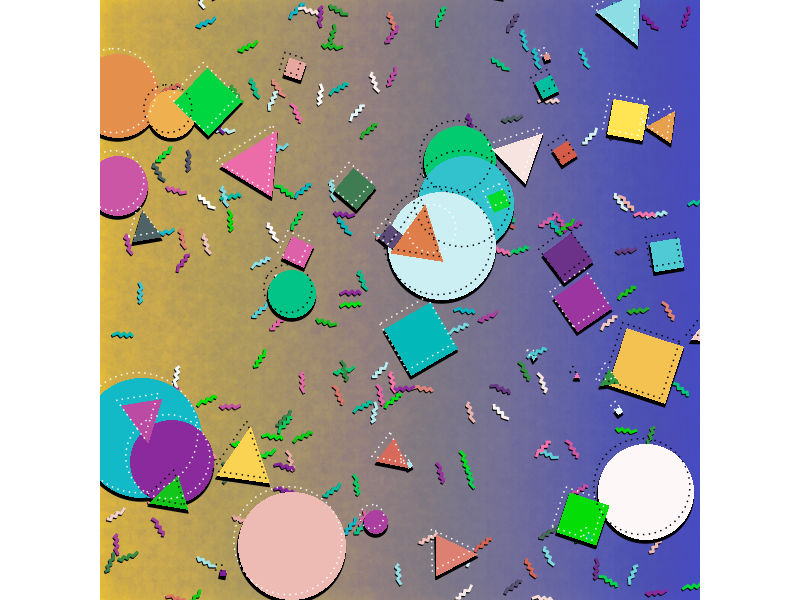

Recreate this plot in R.
#Genuary 22 2023 - Shadows

#=============================================================================#
#Library Load-in---------------------------------------------------------------
#=============================================================================#
library(dplyr)
library(purrr)
library(ggplot2)

#=============================================================================#
#Data Set-up-------------------------------------------------------------------
#=============================================================================#

#Number of zig zags#
n = 200

#Page Limits#
xmin = 0
xmax = 100
ymin = 0
ymax = 100

#Zig Zag data#
zig_zag <- tibble(x = c(0,1,1.5,2,2.5,3,3.5),
                  y = c(0,.5,0,.5,0,.5,0),
                  group = "zigzag")

#Zig Zag rotatations
rotates <- sample(0:360, n, replace = TRUE)

#Scale transformations
xtrans <- sample(xmin:xmax, n, replace = TRUE)
ytrans <- sample(ymin:ymax, n, replace = TRUE)

#Shape rotating fx#
shape_rotator <- function(df, angle = 5){
  
  mp = list("x" = (min(df$x)+max(df$x))/2,
            "y" = (min(df$y)+max(df$y))/2)
  
  rotated_shape <- df %>%
    mutate(x2 = (x - mp$x)*cos(angle) - (y - mp$y)*sin(angle) + mp$x, 
           y2 = (x - mp$x)*sin(angle) + (y - mp$y)*cos(angle) + mp$y,
           x = x2,
           y = y2) %>%
    select(-c(x2,y2))
  
  rotated_shape
  
}

#Zig zag color choices#
zig_colors <- colorRampPalette(c("#FD77AD", "#791E9A", "#00E700", 
                                 "#03B5C4", "#ffffff", "#D45A49"))(n)

#Zig zag options#
zig_opts <- list(xtrans,
                 ytrans,
                 rotates,
                 1:n,
                 zig_colors)

#Zig zag data compilation#
zigs <- pmap_df(zig_opts, ~shape_rotator(zig_zag |>
                  mutate(x = x + ..1,
                         y = y + ..2,
                         group = paste0(group,..4),
                         color = ..5),..3)
                
                )

#Background color data#
back <- tibble(x = seq(xmin,xmax, length = 100),
               xend = x,
               y = ymin,
               yend = ymax,
               color = colorRampPalette(c("#FED22B","#4652C9"))(100))

#Number of random shapes#
shapen <- 50

#Shape data#
square <- tibble(x = c(0,1,1,0,0),
                 y = c(0,0,1,1,0),
                 group = "square")

triangle <- tibble(x = c(0,1,.5,0),
                   y = c(0,0,1,0),
                   group = "triangle")

circle <- tibble(x = cos(seq(0,2*pi, length = 100)),
                 y = sin(seq(0,2*pi, length = 100)),
                 group = "circle")

#randomly sampled angles for shape rotation#
rotates <- sample(0:360, shapen, replace = TRUE)

#scale transformations#
xtrans <- sample(xmin:xmax, shapen, replace = TRUE)
ytrans <- sample(ymin:ymax, shapen, replace = TRUE)
scales <- sample(1:10, shapen, replace = TRUE)

#shape colors#
shape_colors <- colorRampPalette(c("#FD77AD", "#791E9A", "#00E700", "#03B5C4",
                                   "#ffffff", "#D45A49", "#FFE553"))(shapen)

#Randomly picked shapes#
shapes <- sample(list(square,triangle,circle), shapen, replace = TRUE)

#shape options for iterations#
shape_opts <- list(xtrans,
                 ytrans,
                 rotates,
                 1:shapen,
                 shape_colors,
                 shapes,
                 scales,
                 sample(c("#000000", "#ffffff"), shapen, replace = TRUE))

#Shapes data compilation#
shapes_df <- pmap_df(shape_opts, ~shape_rotator(..6|>
                                           mutate(x = x * ..7,
                                                  y = y * ..7,
                                                  x = x + ..1,
                                                  y = y + ..2,
                                                  group = paste0(group,..4),
                                                  color = ..5,
                                                  linecolor = ..8),..3)
)

#overall texture data#
texture <- tibble(expand.grid(x = seq(xmin, xmax, length = 50),
                              y = seq(ymin, ymax, length = 50)))

#=============================================================================#
#Final Piece-------------------------------------------------------------------
#=============================================================================#

zigs |>
  ggplot(aes(x,y, group = group)) +
  theme_void()+
  theme(plot.background = element_rect(fill = "#FED22B"))+
  geom_segment(data = back, aes(x,y, xend = xend, yend = yend), 
               inherit.aes = FALSE, 
               color = back$color, 
               linewidth = 5)+
  geom_point(data = texture, aes(group = 1), 
             size = sample(seq(12,18, length = 50), nrow(texture), replace = TRUE), 
             alpha = .02, 
             color = "#4652C9", 
             position = position_jitter(width = .3, height = .2))+
  geom_path(aes(x = x - .1, y = y - .2), 
            color = "#000000", 
            linewidth = 1)+
  geom_path(color = zigs$color, 
            linewidth = 1)+
  geom_polygon(data = shapes_df, aes(x = x -.1, y = y -.5), 
               fill = "#000000", 
               color = "#000000")+
  geom_polygon(data = shapes_df, 
               fill = shapes_df$color)+
  geom_path(data = shapes_df, aes(x = x - .7, y = y + .9),
            color = shapes_df$linecolor, 
            linetype = 3)+
  coord_equal(expand = FALSE,
              ylim = c(ymin, ymax), 
              xlim = c(xmin,xmax))

#To save the output:
# ggsave("images/22.png",
#        dpi = 300,
#        device = "png",
#        bg = "transparent")